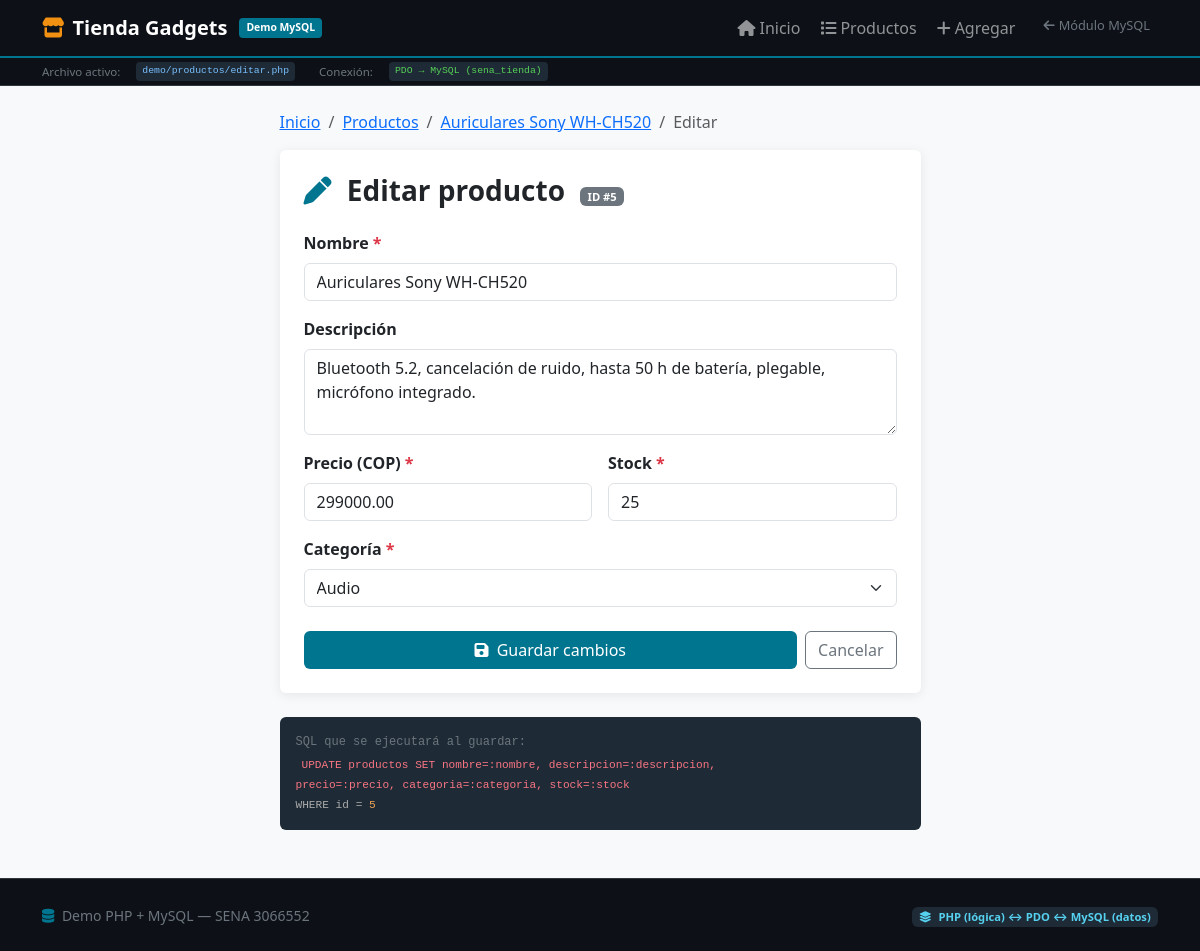
The app's page /productos/editar.php?id=5 with its own data.
### tables this page shows
CREATE TABLE productos (
    id          INT           AUTO_INCREMENT PRIMARY KEY,
    nombre      VARCHAR(100)  NOT NULL,
    descripcion TEXT,
    precio      DECIMAL(10,2) NOT NULL DEFAULT 0.00,
    categoria   VARCHAR(50)   NOT NULL,
    stock       INT           NOT NULL DEFAULT 0,
    activo      TINYINT(1)    NOT NULL DEFAULT 1,
    creado_en   DATETIME      NOT NULL DEFAULT CURRENT_TIMESTAMP
);

### productos/editar.php (the view, shortened to what this page needs)
<?php
$id = filter_input(INPUT_GET, 'id', FILTER_VALIDATE_INT)
   ?? filter_input(INPUT_POST, 'id', FILTER_VALIDATE_INT);
$categorias = ['Computadores','Periféricos','Monitores','Audio','Tablets','Almacenamiento','Accesorios','Mobiliario'];
$errores    = [];
$producto   = null;
try {
    $pdo = DB::conectar();
    $stmt = $pdo->prepare('SELECT * FROM productos WHERE id = ? LIMIT 1');
    $stmt->execute([$id]);
    $producto = $stmt->fetch();
} catch (PDOException $e) {
    $errores[] = 'Error de base de datos.';
}
require_once __DIR__ . '/../includes/header.php';
?>
<div class="row justify-content-center">
  <div class="col-lg-7">
    <nav aria-label="breadcrumb" class="mb-3">
      <ol class="breadcrumb">
        <li class="breadcrumb-item"><a href="../index.php">Inicio</a></li>
        <li class="breadcrumb-item"><a href="index.php">Productos</a></li>
        <li class="breadcrumb-item"><a href="ver.php?id=<?= $id ?>">
          <?= htmlspecialchars($producto['nombre'] ?? '') ?>
        </a></li>
        <li class="breadcrumb-item active">Editar</li>
      </ol>
    </nav>
    <div class="card p-4">
      <h3 class="fw-bold mb-4">
        <i class="fas fa-pen me-2" style="color:var(--db)"></i>
        Editar producto
        <span class="badge bg-secondary ms-2" style="font-size:.7rem">ID #<?= $id ?></span>
      </h3>
      <form method="POST" action="editar.php?id=<?= $id ?>" novalidate>
        <div class="mb-3">
          <label for="nombre" class="form-label fw-semibold">Nombre <span class="text-danger">*</span></label>
          <input type="text" class="form-control" id="nombre" name="nombre"
                 value="<?= htmlspecialchars($producto['nombre'] ?? '') ?>" required maxlength="100">
        </div>
        <div class="mb-3">
          <label for="descripcion" class="form-label fw-semibold">Descripción</label>
          <textarea class="form-control" id="descripcion" name="descripcion" rows="3"><?= htmlspecialchars($producto['descripcion'] ?? '') ?></textarea>
        </div>
        <div class="row g-3">
          <div class="col-sm-6">
            <label for="precio" class="form-label fw-semibold">Precio (COP) <span class="text-danger">*</span></label>
            <input type="number" class="form-control" id="precio" name="precio"
                   value="<?= htmlspecialchars($producto['precio'] ?? '') ?>"
                   min="0" step="1000" required>
          </div>
          <div class="col-sm-6">
            <label for="stock" class="form-label fw-semibold">Stock <span class="text-danger">*</span></label>
            <input type="number" class="form-control" id="stock" name="stock"
                   value="<?= htmlspecialchars($producto['stock'] ?? '') ?>" min="0" required>
          </div>
        </div>
        <div class="mb-3 mt-3">
          <label for="categoria" class="form-label fw-semibold">Categoría <span class="text-danger">*</span></label>
          <select class="form-select" id="categoria" name="categoria" required>
            <?php foreach ($categorias as $cat): ?>
            <option value="<?= htmlspecialchars($cat) ?>"
                    <?= ($producto['categoria'] ?? '') === $cat ? 'selected' : '' ?>>
              <?= htmlspecialchars($cat) ?>
            </option>
            <?php endforeach; ?>
          </select>
        </div>
        <div class="d-flex gap-2 mt-4">
          <button type="submit" class="btn btn-db flex-grow-1">
            <i class="fas fa-save me-1"></i> Guardar cambios
          </button>
          <a href="ver.php?id=<?= $id ?>" class="btn btn-outline-secondary">Cancelar</a>
        </div>
      </form>
    </div>
    <div class="mt-4 alert-code p-3 rounded">
      <div class="text-secondary mb-1" style="font-size:.75rem">SQL que se ejecutará al guardar:</div>
      <code style="color:#f97583">UPDATE productos SET nombre=:nombre, descripcion=:descripcion,<br>
precio=:precio, categoria=:categoria, stock=:stock<br>
<span style="color:#aaa">WHERE id = <span style="color:#f0a356"><?= $id ?></span></span></code>
    </div>
  </div>
</div>
<?php require_once __DIR__ . '/../includes/footer.php'; ?>

### includes/header.php (style rules this page uses)
:root { --db: #00758f; --db2: #f29111; }
body { background: #f8f9fa; }
.card { border: none; box-shadow: 0 2px 12px rgba(0,0,0,.08); }
.btn-db { background: var(--db); color: #fff; border: none; }
code { background: #1e2a35; color: #79c0ff; padding: 2px 6px; border-radius: 4px; font-size: .85em; }
.alert-code { background: #1e2a35; color: #e6edf3; border-radius: 8px; font-family: monospace; font-size: .82rem; }

### records on screen
productos: nombre "Auriculares Sony WH-CH520", descripcion "Bluetooth 5.2, cancelación de ruido, hasta 50 h de batería, plegable, micrófono integrado.", precio "299000.00", stock "25", categoria "Audio"

### other values on screen
$archivoActual "demo/productos/editar.php"
$id "5"
